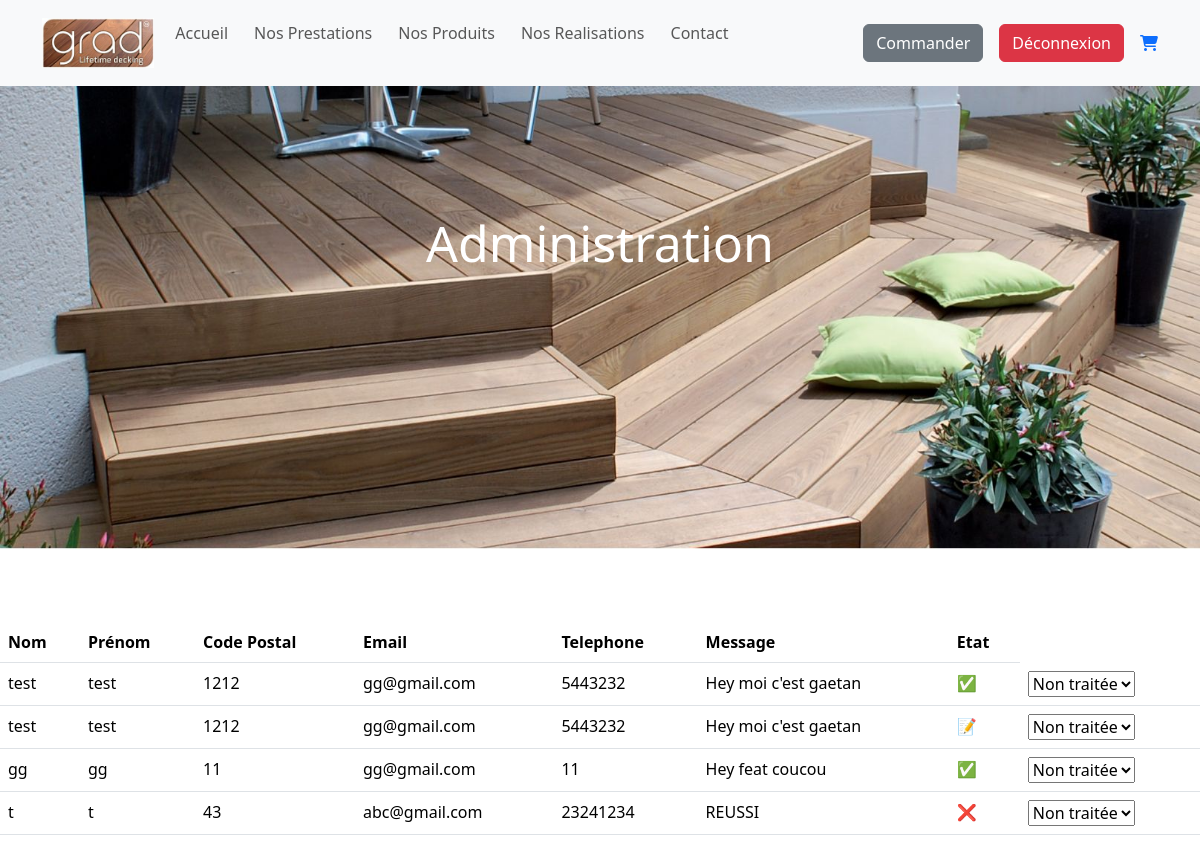
The page /Grad/html/admin.php (signed in) on the database its author committed.
### tables this page shows
CREATE TABLE `form` (
  `nom` text NOT NULL,
  `prenom` text NOT NULL,
  `cp` text NOT NULL,
  `email` text NOT NULL,
  `tel` text NOT NULL,
  `message` text NOT NULL,
  `etat` text NOT NULL,
  `id` int(11) NOT NULL AUTO_INCREMENT,
  PRIMARY KEY (`id`)
);

### Grad/html/admin.php (the view, shortened to what this page needs)
<!doctype html>
<html lang="fr">
<head>
    <link href="https://cdn.jsdelivr.net/npm/bootstrap@5.3.2/dist/css/bootstrap.min.css" rel="stylesheet">
    <link rel="stylesheet" href="../css/style.css">
</head>
<body>
<?php include 'nav.php' ?>
<div class="content-container">
    <section id="img">
        <span>Administration</span>
    </section>
<div id="tableauContainer">
<table class="table">
    <thead class="thead-dark">
    <tr>
        <th>Nom</th>
        <th>Prénom</th>
        <th>Code Postal</th>
        <th>Email</th>
        <th>Telephone</th>
        <th>Message</th>
        <th>Etat</th>
    </tr>
    </thead>
<?php
$serveur = "localhost";
$dbname = "grad";
$user = "mysql";
$pass = "mysql";
$db = new PDO("mysql:host=$serveur;dbname=$dbname",$user,$pass);
    $db ->setAttribute(PDO::ATTR_ERRMODE, PDO::ERRMODE_EXCEPTION);
$req = $db->query('SELECT id, nom, prenom, cp, email, tel, message, etat FROM form');
while ($donnees = $req->fetch()) { ?>
    <tr>
        <td><?php echo $donnees['nom']; ?></td>
        <td><?php echo $donnees['prenom']; ?></td>
        <td><?php echo $donnees['cp']; ?></td>
        <td><?php echo $donnees['email']; ?></td>
        <td><?php echo $donnees['tel']; ?></td>
        <td><?php echo $donnees['message']; ?></td>
        <td id="etat_<?php echo $donnees['id']; ?>"><?php echo $donnees['etat']; ?></td>
        <td>
            <select name="etat" class="etat-select" data-id="<?php echo $donnees['id']; ?>">
            <option value="❌">Non traitée</option>
            </select>
    </td>
</tr>
<?php }; ?>
</table>
</div>
</body>
</html>

### Grad/css/style.css (style rules this page uses)
* { box-sizing: border-box; list-style: none; }
body { margin: 0px; font-family: 'segoe ui', serif; }
#img { background-image: url("../Ressources/entete01.jpg"); background-size: 100%; height: 500px; background-repeat: no-repeat; color: white; font-size: 50px; text-align: center; padding-top: 10%; margin-bottom: 3%; font-family: 'segoe ui', serif; grid-column: 1 / span 2; }
@media screen and (min-width: 768px) { .content-container { grid-template-columns: 1fr 1fr; } }

### rows shown on the page
form: nom "test", prenom "test", cp "1212", email "gg@gmail.com", tel "5443232", message "Hey moi c'est gaetan", etat "✅", etat "Non traitée"
form: nom "test", prenom "test", cp "1212", email "gg@gmail.com", tel "5443232", message "Hey moi c'est gaetan", etat "📝", etat "Non traitée"
form: nom "gg", prenom "gg", cp "11", email "gg@gmail.com", tel "11", message "Hey feat coucou", etat "✅", etat "Non traitée"
form: nom "t", prenom "t", cp "43", email "abc@gmail.com", tel "23241234", message "REUSSI", etat "❌", etat "Non traitée"
